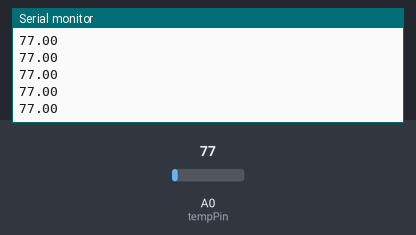
This sketch was run on a simulated ESP8266 (NodeMCU). Parts: the last lines printed to the serial monitor. The inputs (shaded band) are chosen by the test bench; at power-on: A0 (tempPin) = 77. WiFi joins after 1.5 s; servers stay silent unless stated.

Above: at 2.7 s.
2.8 s: A0 (tempPin) set to 92
At 3.2 s:
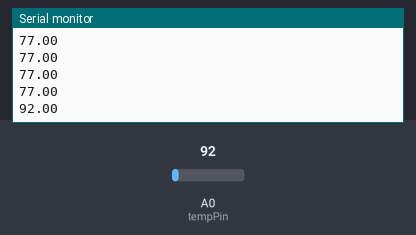
4.3 s: A0 (tempPin) set to 107
At 4.3 s:
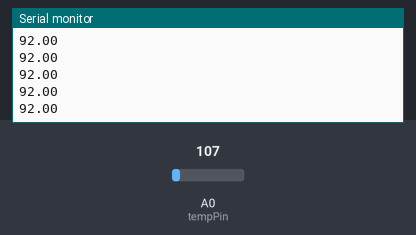
Timing chart, 0 to 7.3 s (numbered marks = the images above; inputs shaded):
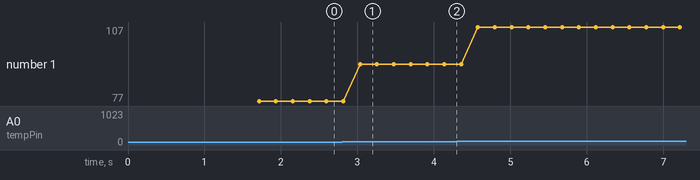

The sketch:

sketch_dec04a_pruebaesp_conthinkspeak.ino
```cpp
//#include <DHT.h>

#include <ESP8266WiFi.h>

String apiKey = "82TX2R13ZCZO6DG2";//copiar apikey desde la pagina web thingspeak.com
const char* ssid = "ALCATEL ONE TOUCH T'Pop"; //nombre ssid wifi
const char* password = "newtongaus2016"; // wifi password
const char* server = "api.thingspeak.com";
float tempC;
int tempPin=A0;
//#define DHTPIN  D6
//#define DHTTYPE DHT11

//DHT dht(DHTPIN, DHTTYPE);
WiFiClient client;

void setup()
{
Serial.begin(115200);
delay(10);
//dht.begin();

WiFi.begin(ssid, password);

Serial.println();
Serial.println();
Serial.print("Connecting to ");
Serial.println(ssid);

WiFi.begin(ssid, password);

while (WiFi.status() != WL_CONNECTED)
{
delay(500);
Serial.print(".");
}
Serial.println("");
Serial.println("WiFi connected");

}

void loop()
{
tempC = analogRead(tempPin);
//float h = dht.readHumidity();
//float t = dht.readTemperature();
//    if (isnan(h) || isnan(t))
//    {
//     Serial.println("Error obteniendo los datos del sensor DHT11");
//      return;
//    }
//tempC = (5.0 * tempC * 100.0)/1024.0;
if (client.connect(server,80)) {
String postStr = apiKey;
postStr +="&field1=";
postStr += String(tempC);
//postStr +="&field2=";
//postStr += String(h);
postStr += "\r\n\r\n";

client.print("POST /update HTTP/1.1\n");
client.print("Host: api.thingspeak.com\n");
client.print("Connection: close\n");
client.print("X-THINGSPEAKAPIKEY: "+apiKey+"\n");
client.print("Content-Type: application/x-www-form-urlencoded\n");
client.print("Content-Length: ");
client.print(postStr.length());
client.print("\n\n");
client.print(postStr);

 Serial.print(tempC);
 Serial.print("\n");
//Serial.print("Temperatura: ");
//Serial.print(t);
//Serial.print("humedad: ");
//Serial.print(h);
//Serial.println("hola Data Thingspeak");
}
client.stop();

//Serial.println("espera un segundo");
delay(20);
}
```

Measured:
- after the input at 2.8 s, the serial monitor: prints a new line after 0.24 s (image 1)
- plotted number 1: 77 → 92 after the input at 2.8 s, 92 → 107 after the input at 4.3 s
